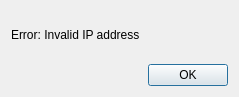
<?xml version="1.0" encoding="UTF-8"?>
<ui version="4.0">
 <class>Dialog</class>
 <widget class="QDialog" name="Dialog">
  <property name="geometry">
   <rect>
    <x>0</x>
    <y>0</y>
    <width>239</width>
    <height>97</height>
   </rect>
  </property>
  <property name="windowTitle">
   <string>Error</string>
  </property>
  <layout class="QGridLayout" name="gridLayout">
   <item row="1" column="1">
    <widget class="QPushButton" name="OKbutton">
     <property name="text">
      <string>OK</string>
     </property>
    </widget>
   </item>
   <item row="1" column="0">
    <spacer name="horizontalSpacer">
     <property name="orientation">
      <enum>Qt::Orientation::Horizontal</enum>
     </property>
     <property name="sizeHint" stdset="0">
      <size>
       <width>40</width>
       <height>20</height>
      </size>
     </property>
    </spacer>
   </item>
   <item row="0" column="0" colspan="2">
    <widget class="QLabel" name="label">
     <property name="text">
      <string>Error: Invalid IP address</string>
     </property>
    </widget>
   </item>
  </layout>
 </widget>
 <resources/>
 <connections/>
</ui>
